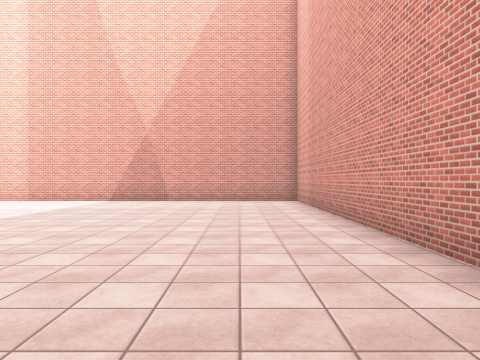
view 1 (above)

16 first-person views from a walk through a scene from a Unity 3-D project. The camera is 1.5 m above the floor, looks level and sees 70° across. The floor is counted in squares, 2 m on a side. Each view is taken from the middle of a square. On the plan, view 1 faces up. The plan holds only what a view shows up to about 11 squares ahead; the rest is blank. The player character is not drawn. Some surface patterns are stand-ins.

view 2
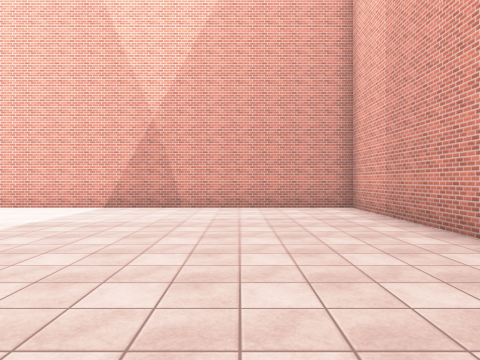

view 3
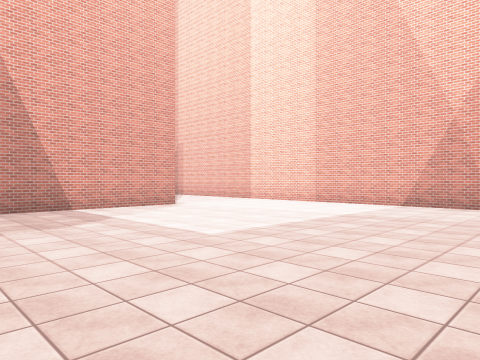

view 4
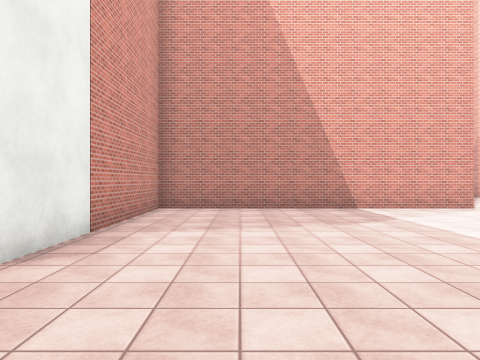

view 5
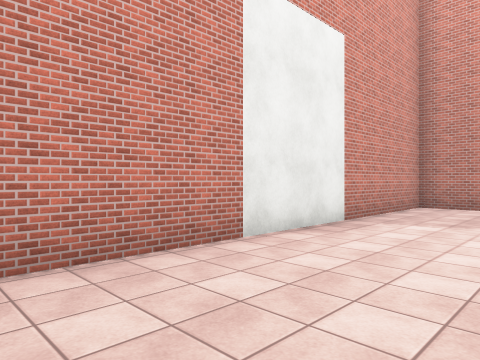

view 6
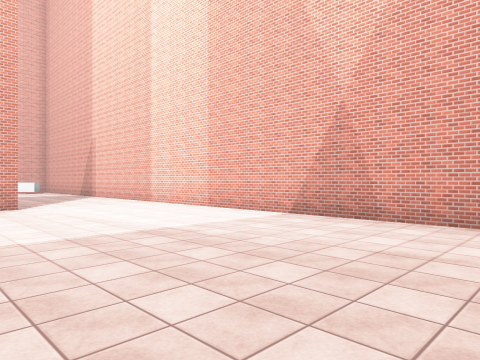

view 7
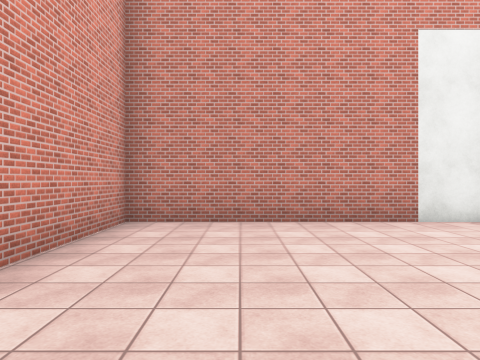

view 8
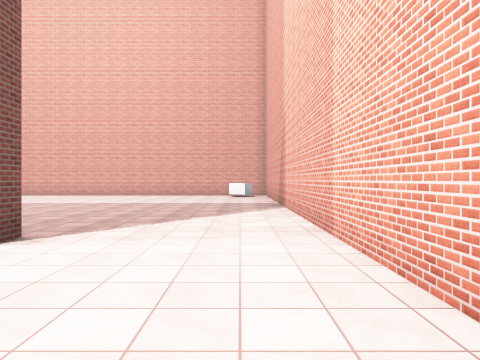

view 9
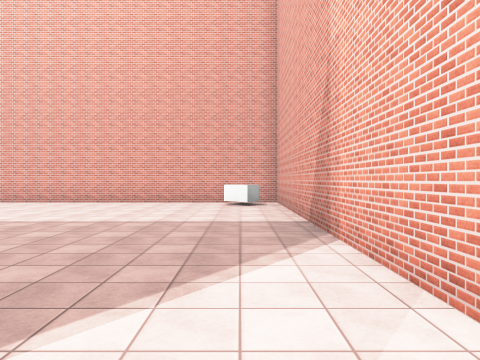

view 10
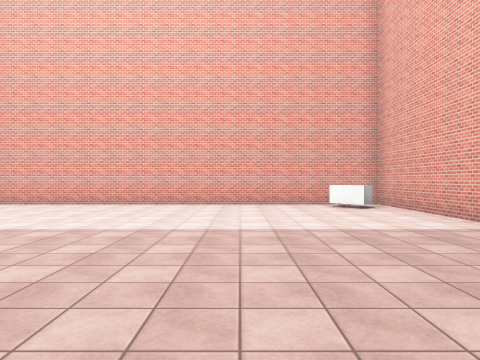

view 11
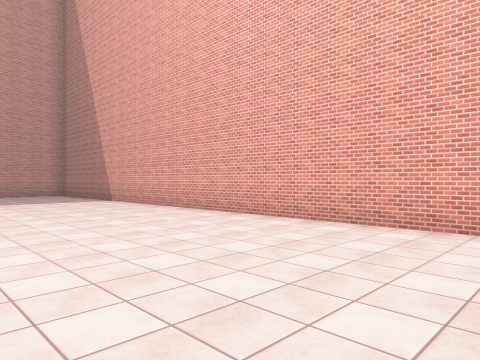

view 12
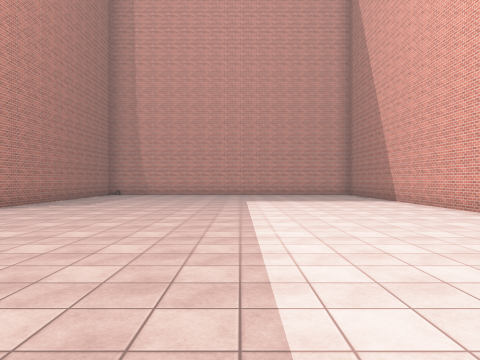

view 13
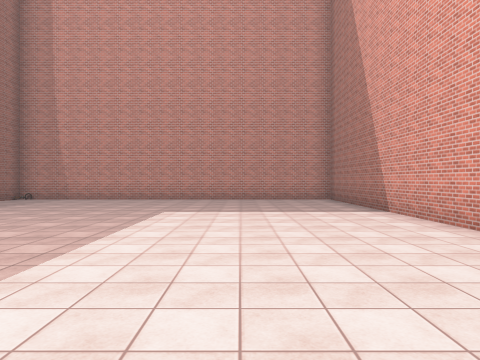

view 14
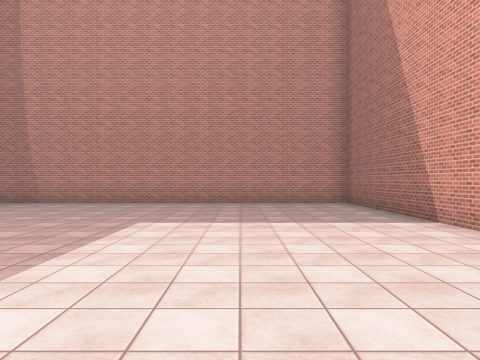

view 15
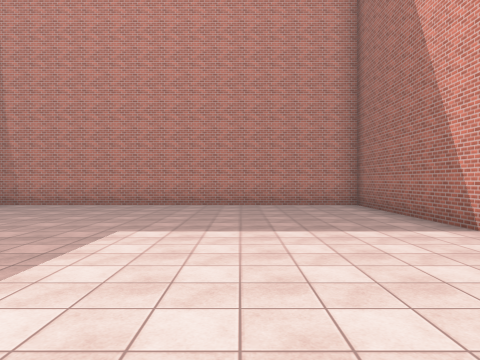

view 16
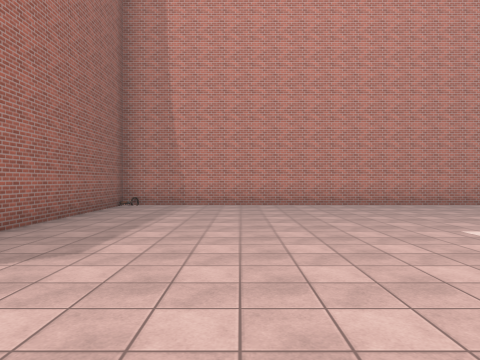

### Floor plan
Points are (right, up) in squares from view 1. A wall is a line through its corners. A room is listed if a view was taken in it or the views show most of it. See-through windows are left out.
Room 1 (views 1, 2, 3, 4, 5, 6, 7, 8)
walls: (-10, 8.1) (-10, -0.1) (2, -0.1) (2, 12.3) (-8.5, 12.3)
ways out: opening at (-8.2, 9.5) to room 2
Room 2 (views 9, 10, 11, 12, 13, 14, 15, 16)
walls: (-10.5, 8.1) (-10, 8.1); (-8.5, 12.3) (-22.5, 12.3) (-22.5, -12.3) (-10.5, -12.3) (-10.5, -4.2)
ways out: opening at (-8.2, 9.5) to room 1
objects: other object (-22, 11) to (-21, 11); other object (-11, -12)

Where each view was taken, in squares from view 1:
view 1: 0 up, 0 right, facing up
view 2: 3 up, 1 left, facing up
view 3: 2 up, 1 left, facing up-left
view 4: 2 up, 1 left, facing left
view 5: 3 up, 0 right, facing down-left
view 6: 6 up, 0 right, facing up-left
view 7: 6 up, 0 right, facing down
view 8: 11 up, 6 left, facing left
view 9: 11 up, 11 left, facing left
view 10: 8 up, 12 left, facing left
view 11: 5 up, 17 left, facing down-left
view 12: 5 up, 17 left, facing down
view 13: 1 up, 19 left, facing down
view 14: 1 down, 19 left, facing down
view 15: 2 down, 19 left, facing down
view 16: 2 down, 14 left, facing down
